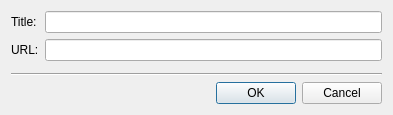
<?xml version="1.0" encoding="UTF-8"?>
<ui version="4.0">
 <class>AddLinkDialog</class>
 <widget class="QDialog" name="AddLinkDialog">
  <property name="geometry">
   <rect>
    <x>0</x>
    <y>0</y>
    <width>388</width>
    <height>115</height>
   </rect>
  </property>
  <property name="windowTitle">
   <string>Insert Link</string>
  </property>
  <property name="sizeGripEnabled">
   <bool>false</bool>
  </property>
  <property name="modal">
   <bool>true</bool>
  </property>
  <layout class="QVBoxLayout" name="verticalLayout">
   <item>
    <layout class="QFormLayout">
     <item row="0" column="0">
      <widget class="QLabel" name="label">
       <property name="text">
        <string>Title:</string>
       </property>
      </widget>
     </item>
     <item row="0" column="1">
      <widget class="QLineEdit" name="titleInput">
       <property name="minimumSize">
        <size>
         <width>337</width>
         <height>0</height>
        </size>
       </property>
      </widget>
     </item>
     <item row="1" column="0">
      <widget class="QLabel" name="label_2">
       <property name="text">
        <string>URL:</string>
       </property>
      </widget>
     </item>
     <item row="1" column="1">
      <widget class="QLineEdit" name="urlInput"/>
     </item>
    </layout>
   </item>
   <item>
    <spacer name="verticalSpacer">
     <property name="orientation">
      <enum>Qt::Vertical</enum>
     </property>
     <property name="sizeHint" stdset="0">
      <size>
       <width>0</width>
       <height>0</height>
      </size>
     </property>
    </spacer>
   </item>
   <item>
    <widget class="Line" name="line">
     <property name="orientation">
      <enum>Qt::Horizontal</enum>
     </property>
    </widget>
   </item>
   <item>
    <widget class="QDialogButtonBox" name="buttonBox">
     <property name="orientation">
      <enum>Qt::Horizontal</enum>
     </property>
     <property name="standardButtons">
      <set>QDialogButtonBox::Cancel|QDialogButtonBox::Ok</set>
     </property>
    </widget>
   </item>
  </layout>
 </widget>
 <resources>
  <include location="../stonegui.qrc"/>
 </resources>
 <connections>
  <connection>
   <sender>buttonBox</sender>
   <signal>accepted()</signal>
   <receiver>AddLinkDialog</receiver>
   <slot>accept()</slot>
   <hints>
    <hint type="sourcelabel">
     <x>248</x>
     <y>254</y>
    </hint>
    <hint type="destinationlabel">
     <x>157</x>
     <y>274</y>
    </hint>
   </hints>
  </connection>
  <connection>
   <sender>buttonBox</sender>
   <signal>rejected()</signal>
   <receiver>AddLinkDialog</receiver>
   <slot>reject()</slot>
   <hints>
    <hint type="sourcelabel">
     <x>316</x>
     <y>260</y>
    </hint>
    <hint type="destinationlabel">
     <x>286</x>
     <y>274</y>
    </hint>
   </hints>
  </connection>
 </connections>
</ui>
